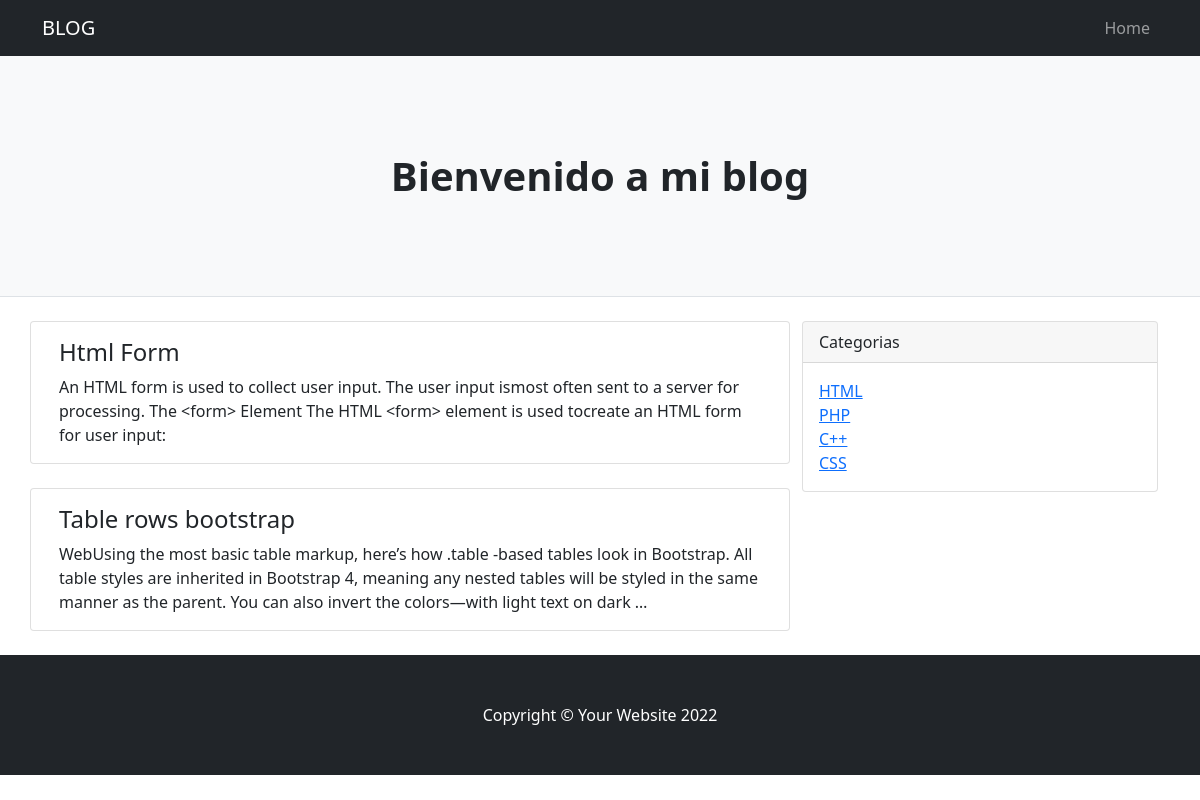
The app's page /categoria/1/ with its own data.
### examen/models.py (models this page shows, shortened)
class Post(models.Model):
    titulo = models.CharField(max_length=100)
    descripcion = models.TextField()
    categoria = models.ForeignKey(Categoria, on_delete=models.CASCADE)

class Categoria(models.Model):
    nombre = models.CharField(max_length=200)
    pud_date = models.DateTimeField(auto_now=True)

### examen/views.py (the view)
# urls.py: path('categoria/<int:categoria_id>/', views.Category, name='categoria')
def Category(request, categoria_id):
    list_post = Post.objects.filter(categoria=categoria_id)
    list_cat = Categoria.objects.all()
    context = {
        'posts' : list_post,
        'cats' : list_cat
    }
    return render(request, 'category.html', context)

### examen/templates/category.html
{% extends "layout.html" %}
{% block content %}
{%for post in posts %}
<div class="card mb-4">
    <div class="card-body">
        <h2 class="card-title h4">{{ post.titulo }}</h2>
        <p class="card-text">{{ post.descripcion }}</p>
    </div>
</div>
{% endfor %}
{% endblock %}

### examen/templates/layout.html (shortened to what this page needs)
<!DOCTYPE html>
<html lang="en">
    <head>
        {% load static %}
        <link href="{% static 'css/styles.css' %}" rel="stylesheet" />
    </head>
    <body>
        <nav class="navbar navbar-expand-lg navbar-dark bg-dark">
            <div class="container">
                <a class="navbar-brand" href="#!">BLOG</a>
                <div class="collapse navbar-collapse" id="navbarSupportedContent">
                    <ul class="navbar-nav ms-auto mb-2 mb-lg-0">
                        <li class="nav-item"><a class="nav-link" href="#">Home</a></li>
                    </ul>
                </div>
            </div>
        </nav>
        <header class="py-5 bg-light border-bottom mb-4">
            <div class="container">
                <div class="text-center my-5">
                    <h1 class="fw-bolder">Bienvenido a mi blog</h1>
                </div>
            </div>
        </header>
        <div class="container">
            <div class="row">
                <div class="col-lg-8">
                    <div class="row">
                           {% block content %}
                           {% endblock %}
                    </div>
                </div>
                <div class="col-lg-4">
                    <div class="card mb-4">
                        <div class="card-header">Categorias</div>
                        <div class="card-body">
                            <div class="row">
                                <div class="col-sm-6">
                                    <ul class="list-unstyled mb-0">
                                        {% for cat in cats %}
                                        <li><a href="/categoria/{{ cat.id }}/">{{ cat.nombre }}</a></li>
                                        {% endfor %}
                                    </ul>
                                </div>
                            </div>
                        </div>
                    </div>
                </div>
            </div>
        </div>
        <footer class="py-5 bg-dark">
            <div class="container"><p class="m-0 text-center text-white">Copyright &copy; Your Website 2022</p></div>
        </footer>
    </body>
</html>

### records on screen
Post: titulo "Html Form", descripcion "An HTML form is used to collect user input. The user input ismost often sent to a server for processing. The <form> Element The HTML <form> element is used tocreate an HTML form for user input:"
Post: titulo "Table rows bootstrap", descripcion "WebUsing the most basic table markup, here’s how .table -based tables look in Bootstrap. All table styles are inherited in Bootstrap 4, meaning any nested tables will be styled in the same manner as the parent. You can also invert the colors—with light text on dark …"
Categoria: nombre "HTML"
Categoria: nombre "PHP"
Categoria: nombre "C++"
Categoria: nombre "CSS"
